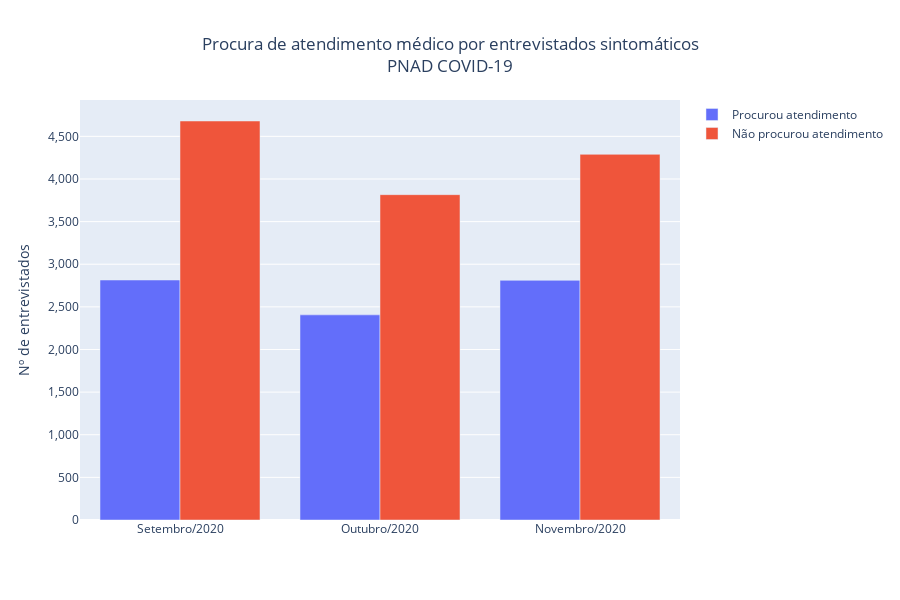

Here is the notebook cell this chart was saved with:
### Code cell
fig = px.bar(df_results, x="mes", y="count_sintomas",
             color='procurou_medico', barmode='group',
             height=600, title='Procura de atendimento médico por entrevistados sintomáticos<br>PNAD COVID-19',
             labels=dict(count_sintomas="Nº de entrevistados", procurou_medico="", mes=''))

fig.update_layout(title_x=0.5)
fig.update_yaxes(tickformat=",.0f")

fig.show()

title_name = 'Procura de atendimento por entrevistados sintomaticos'

plotly.offline.plot(fig, filename = f'./plots/{title_name}.html', auto_play=False, auto_open=False)

### Figure 1 — Plotly figure (JSON) as saved in the notebook; plotly's stock layout.template omitted (floating-point values rounded to 4 significant figures)
{"data": [{"alignmentgroup": "True", "hovertemplate": "=%{x}<br>Nº de entrevistados=%{y}<extra></extra>", "legendgroup": "Procurou atendimento", "marker": {"color": "#636efa", "pattern": {"shape": ""}}, "name": "Procurou atendimento", "offsetgroup": "Procurou atendimento", "orientation": "v", "showlegend": true, "textposition": "auto", "type": "bar", "x": ["Setembro/2020", "Outubro/2020", "Novembro/2020"], "xaxis": "x", "y": [2815, 2406, 2811], "yaxis": "y"}, {"alignmentgroup": "True", "hovertemplate": "=%{x}<br>Nº de entrevistados=%{y}<extra></extra>", "legendgroup": "Não procurou atendimento", "marker": {"color": "#EF553B", "pattern": {"shape": ""}}, "name": "Não procurou atendimento", "offsetgroup": "Não procurou atendimento", "orientation": "v", "showlegend": true, "textposition": "auto", "type": "bar", "x": ["Setembro/2020", "Outubro/2020", "Novembro/2020"], "xaxis": "x", "y": [4680, 3816, 4289], "yaxis": "y"}], "layout": {"barmode": "group", "height": 600, "legend": {"title": {"text": ""}, "tracegroupgap": 0}, "title": {"text": "Procura de atendimento médico por entrevistados sintomáticos<br>PNAD COVID-19", "x": 0.5}, "xaxis": {"anchor": "y", "domain": [0, 1], "title": {"text": ""}}, "yaxis": {"anchor": "x", "domain": [0, 1], "tickformat": ",.0f", "title": {"text": "Nº de entrevistados"}}}}
